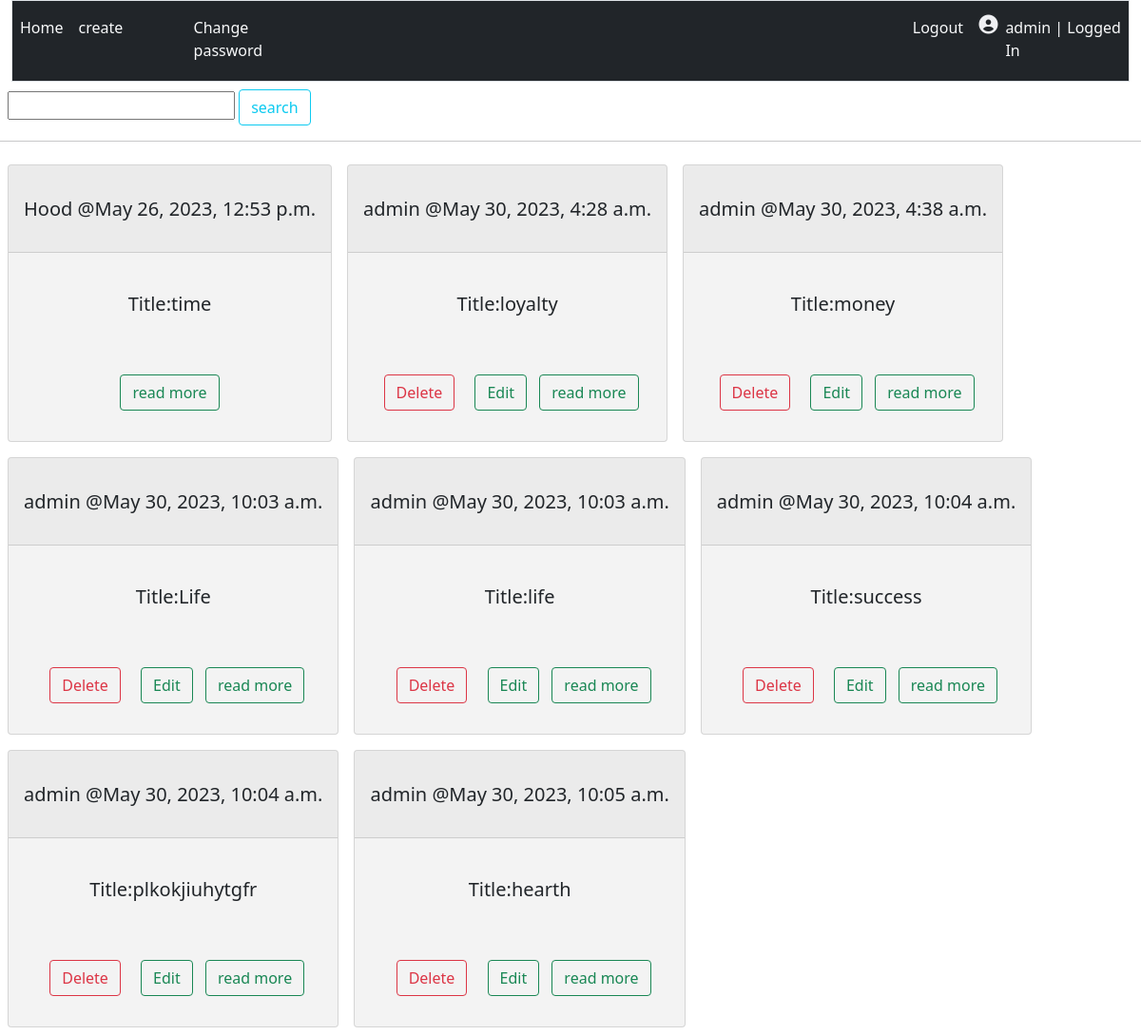
Screenshot of / (signed in) with the database file from the repository.
### main/models.py (models this page shows, shortened)
class Post(models.Model):
    created_by=models.ForeignKey(User,on_delete=models.CASCADE)#user akiwa deleted,hadi post zake zikue deleted
    title=models.CharField(max_length=200)
    note = models.TextField()
    created_at=models.DateTimeField(auto_now_add=True)
    updated_at=models.DateTimeField(auto_now=True)

### main/views.py (the view)
# urls.py: path('',views.home,name="home"),
def home(request):
    posts=Post.objects.all()
    return render(request,"main/home.html",{
        'posts':posts
    })

### main/templates/main/home.html (shortened to what this page needs)
{% extends 'main/base.html' %}
{% block content %}
<form method="GET" action="{% url 'main:search'%}" class=" m-2">
    <input type="text" name="query" value="{{query}}" class="text-dark">
    <button type="submit" class="btn btn-outline-info " placeholder="search by title or writer">search</button>
</form>
<hr>
<div class="flex-container">
    {% for post in posts  %}
        <div class="card m-2">
            <div class="card-header">{{post.created_by.username}} @{{post.created_at}}</div>
            <div class="card-body ">
                    <p>Title:{{post.title}}</p>
                    {% if request.user == post.created_by %}<a href="{% url 'main:delete' post.id %}"><button class="btn btn-outline-danger m-2">Delete</button></a>
                    <a href="{% url 'main:edit' post.id %}"><button class="btn btn-outline-success m-2">Edit</button></a>{% endif %}
                    <a href="{% url 'main:note' post.id%}"><button class="btn btn-outline-success">read more</button></a>
            </div>
        </div>{%empty%}<p>No posts Yet :(</p>
{% endfor %}
</div>
{% endblock  %}

### main/templates/main/base.html (shortened to what this page needs)
<!DOCTYPE html>
<html lang="en">
<head>
    <link href="https://cdn.jsdelivr.net/npm/bootstrap@5.0.2/dist/css/bootstrap.min.css" rel="stylesheet">
</head>
<body class="ml-auto">
    <div class="container-fluid">
        <nav class="navbar navbar-expand-md bg-dark navbar-dark border nav-pills" id="navvar">
            <div class="collapse navbar-collapse " id="nav">
                <div class="navbar-nav justified" >
                    {% if user.is_authenticated %}
                    <a class="nav-link nav-item text-light rounded btn btn-outline-info" aria-current="page" href="{% url 'main:home' %}" id="mynav">Home</a>
                    <a class="nav-link nav-item text-light rounded align-right" href="{% url 'main:post' %}" id="mynav">create</a><a class="nav-link nav-item text-light rounded align-right" href="{% url 'main:passwdchange' %}" id="mynav">Change password</a>
                    <a class="nav-link nav-item text-light rounded" href="{% url 'main:logout' %}" id="mynav">Logout</a>&nbsp;&nbsp;
                    <i class="fa-solid fa-circle-user fa-beat fa-lg mt-3" style="color: #eeeff2;"></i><p class="p-2 ml-4 mb-1 text-light">{{request.user}} | Logged In<p>
                    {% endif %}
                </div>
            </div>
        </nav>
    </div>
        {%block content%}
        {%endblock%}
</body>
</html>

### main/templates/main/base.html (style rules this page uses)
.flex-container { display: flex; flex-wrap: wrap; }
.flex-container > div { background-color: #f1f1f1d6; width: 33%%; margin: 10px; text-align: center; line-height: 75px; font-size: 20px; }

### rows the page displays
Post: created_by.username "Hood", created_at "May 26, 2023, 12:53 p.m.", title "time"
Post: created_by.username "admin", created_at "May 30, 2023, 4:28 a.m.", title "loyalty", shows "Delete"
Post: created_by.username "admin", created_at "May 30, 2023, 4:38 a.m.", title "money", shows "Delete"
Post: created_by.username "admin", created_at "May 30, 2023, 10:03 a.m.", title "Life", shows "Delete"
Post: created_by.username "admin", created_at "May 30, 2023, 10:03 a.m.", title "life", shows "Delete"
Post: created_by.username "admin", created_at "May 30, 2023, 10:04 a.m.", title "success", shows "Delete"
Post: created_by.username "admin", created_at "May 30, 2023, 10:04 a.m.", title "plkokjiuhytgfr", shows "Delete"
Post: created_by.username "admin", created_at "May 30, 2023, 10:05 a.m.", title "hearth", shows "Delete"

### other values shown
{{ request.user }} "admin"
